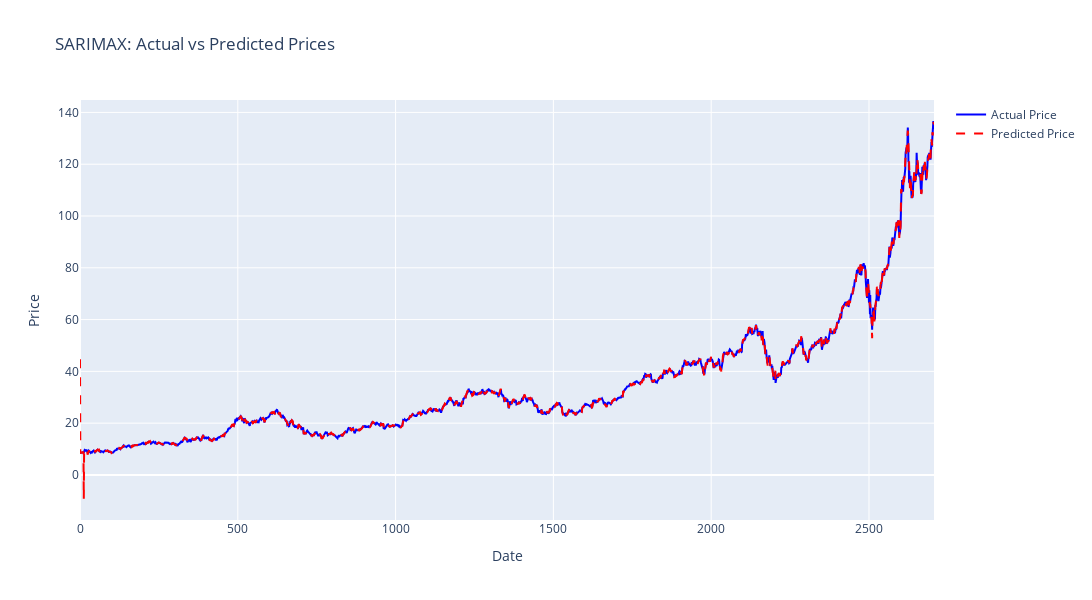
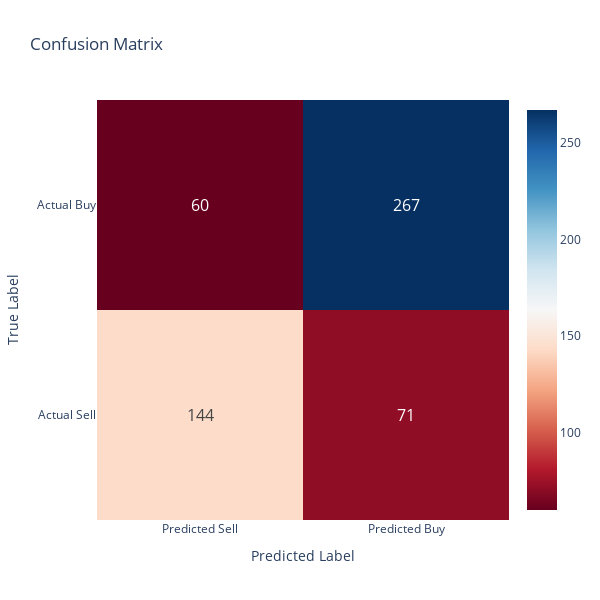
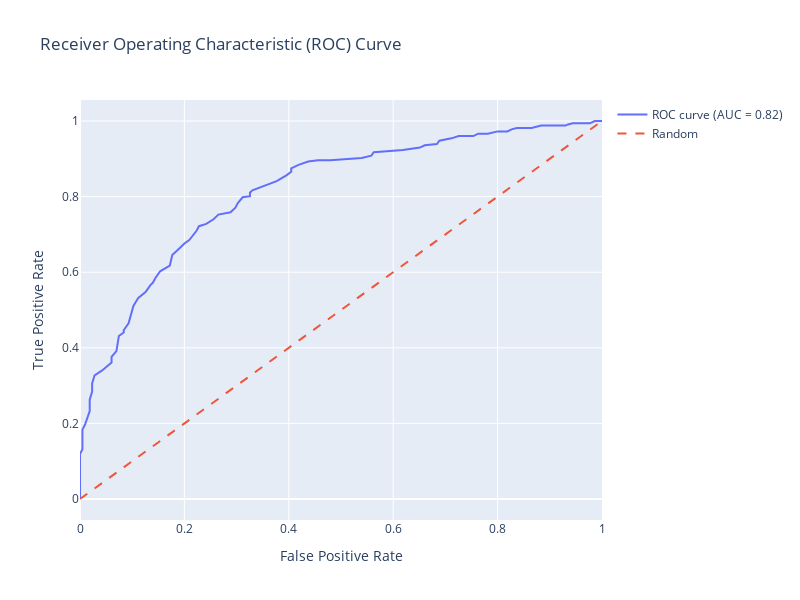
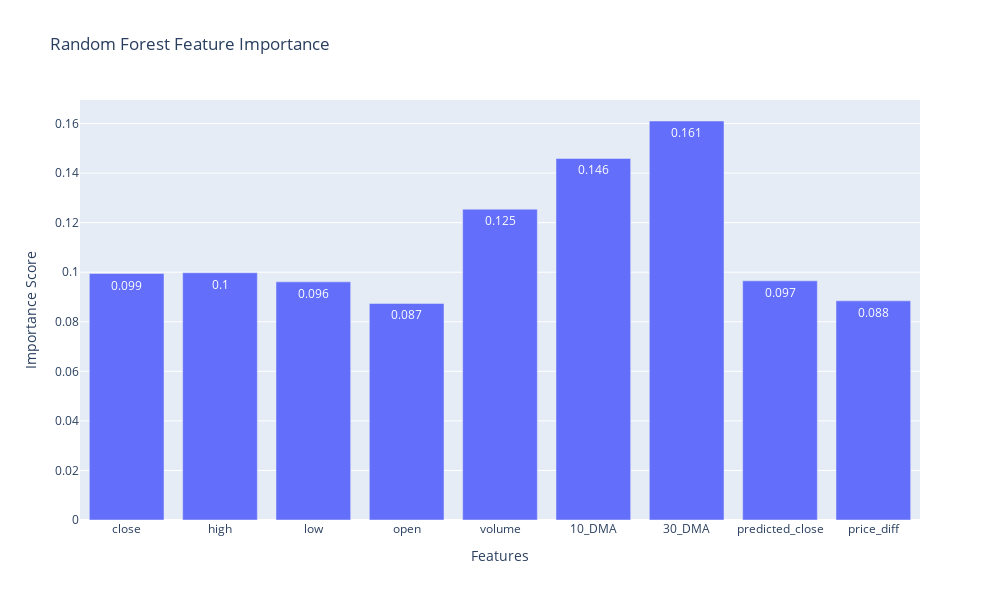

These figures' notebook cell, in order:
### Markdown cell above
## Model Components

### 1. Data Preparation
- Selects relevant features:
  - OHLC prices
  - Volume
  - Moving averages
  - Technical indicators
- Converts target variable to binary format (BUY/SELL)

### 2. Model Training
- Splits data into train/test sets
- Trains logistic regression model
- Implements cross-validation

### 3. Evaluation Metrics
- Classification report showing:
  - Precision
  - Recall
  - F1-score
  - Support
- Confusion matrix visualization
- ROC curve with AUC score
- Feature importance plot

### 4. Visualizations
- Interactive Plotly plots for all visualizations
- Clear titles and labels
- Color-coded results for better interpretation
- Includes:
  - Confusion matrix heatmap
  - ROC curve plot
  - Feature importance bar chart
  - Signal prediction overlay on price chart

### Code cell
import numpy as np
import pandas as pd
from statsmodels.tsa.statespace.sarimax import SARIMAX
from sklearn.ensemble import RandomForestClassifier
from sklearn.metrics import classification_report, confusion_matrix, roc_curve, auc
import plotly.graph_objects as go
from plotly.subplots import make_subplots

def prepare_sarimax_data(df):
    """
    Prepare data for SARIMAX model
    """
    # Prepare endogenous variable (close price)
    endog = df['close']
    
    # Prepare exogenous variables
    exog = df[['open', 'high', 'low', 'volume', '10_DMA', '30_DMA','PC1','PC2','PC3','PC4']]
    
    return endog, exog

def fit_sarimax_model(endog, exog, order=(1,1,1), seasonal_order=(1,1,1,12)):
    """
    Fit SARIMAX model
    """
    model = SARIMAX(
        endog,
        exog=exog,
        order=order,
        seasonal_order=seasonal_order
    )
    results = model.fit()
    return results

def plot_sarimax_predictions(df, actual, predicted):
    """
    Plot actual vs predicted prices
    """
    fig = go.Figure()
    
    # Plot actual prices
    fig.add_trace(go.Scatter(
        x=df.index,
        y=actual,
        name='Actual Price',
        line=dict(color='blue')
    ))
    
    # Plot predicted prices
    fig.add_trace(go.Scatter(
        x=df.index,
        y=predicted,
        name='Predicted Price',
        line=dict(color='red', dash='dash')
    ))
    
    fig.update_layout(
        title='SARIMAX: Actual vs Predicted Prices',
        xaxis_title='Date',
        yaxis_title='Price',
        width=1200,
        height=600,
        showlegend=True
    )
    
    return fig

def prepare_rf_features(df, predicted_prices):
    """
    Prepare features for Random Forest including SARIMAX predictions
    """
    df['predicted_close'] = predicted_prices
    df['price_diff'] = df['predicted_close'] - df['close']
    
    features = [
        'close', 'high', 'low', 'open', 'volume',
        '10_DMA', '30_DMA', 'predicted_close', 'price_diff',''
    ]
    
    X = df[features]
    y = (df['signal'] == 'BUY').astype(int)
    
    return X, y

def train_random_forest(X, y, test_size=0.2, random_state=42):
    """
    Train Random Forest model
    """
    X_train, X_test, y_train, y_test = train_test_split(X, y, test_size=test_size, random_state=random_state)
    
    model = RandomForestClassifier(n_estimators=100, random_state=random_state)
    model.fit(X_train, y_train)
    
    return model, X_train, X_test, y_train, y_test

def plot_feature_importance_rf(model, feature_names):
    """
    Plot Random Forest feature importance
    """
    importance = model.feature_importances_
    
    fig = go.Figure(go.Bar(
        x=feature_names,
        y=importance,
        text=importance.round(3),
        textposition='auto',
    ))
    
    fig.update_layout(
        title='Random Forest Feature Importance',
        xaxis_title='Features',
        yaxis_title='Importance Score',
        width=1000,
        height=600
    )
    
    return fig

def run_combined_model(df):
    """
    Run complete modeling pipeline (SARIMAX + Random Forest)
    """
    # SARIMAX modeling
    print("Fitting SARIMAX model...")
    endog, exog = prepare_sarimax_data(df)
    sarimax_results = fit_sarimax_model(endog, exog)
    
    # Get predictions
    predicted_prices = sarimax_results.predict()
    
    # Plot SARIMAX results
    sarimax_fig = plot_sarimax_predictions(df, endog, predicted_prices)
    sarimax_fig.show()
    
    # Random Forest modeling
    print("\nTraining Random Forest model...")
    X, y = prepare_rf_features(df, predicted_prices)
    rf_model, X_train, X_test, y_train, y_test = train_random_forest(X, y)
    
    # Evaluate Random Forest
    y_pred = rf_model.predict(X_test)
    y_pred_proba = rf_model.predict_proba(X_test)[:, 1]
    
    # Print classification report
    print("\nRandom Forest Classification Report:")
    print(classification_report(y_test, y_pred))
    
    # Plot confusion matrix
    cm_fig = plot_confusion_matrix(y_test, y_pred)
    cm_fig.show()
    
    # Plot ROC curve
    roc_fig = plot_roc_curve(y_test, y_pred_proba)
    roc_fig.show()
    
    # Plot feature importance
    importance_fig = plot_feature_importance_rf(rf_model, X.columns)
    importance_fig.show()
    
    return sarimax_results, rf_model, predicted_prices, y_pred, y_pred_proba

def plot_trading_signals(df, predicted_signals, test_indices):
    """
    Plot actual price with predicted trading signals
    """
    fig = go.Figure()
    
    # Plot price
    fig.add_trace(go.Scatter(
        x=df.index[test_indices],
        y=df['close'].iloc[test_indices],
        name='Close Price',
        line=dict(color='blue')
    ))
    
    # Plot buy signals
    buy_signals = test_indices[predicted_signals == 1]
    fig.add_trace(go.Scatter(
        x=df.index[buy_signals],
        y=df['close'].iloc[buy_signals],
        mode='markers',
        name='Buy Signal',
        marker=dict(
            symbol='triangle-up',
            size=12,
            color='green'
        )
    ))
    
    # Plot sell signals
    sell_signals = test_indices[predicted_signals == 0]
    fig.add_trace(go.Scatter(
        x=df.index[sell_signals],
        y=df['close'].iloc[sell_signals],
        mode='markers',
        name='Sell Signal',
        marker=dict(
            symbol='triangle-down',
            size=12,
            color='red'
        )
    ))
    
    fig.update_layout(
        title='Predicted Trading Signals',
        xaxis_title='Date',
        yaxis_title='Price',
        width=1200,
        height=600,
        showlegend=True
    )
    
    return fig

# Run the complete pipeline
sarimax_model, rf_model, predicted_prices, y_pred, y_pred_proba = run_combined_model(df_overall)

# Plot final trading signals
test_indices = np.arange(len(df_overall))[-len(y_pred):]  # Get test set indices
signals_fig = plot_trading_signals(df_overall, y_pred, test_indices)
signals_fig.show()

### Figure 1 — Plotly figure (JSON) as saved in the notebook; plotly's stock layout.template omitted (floating-point values rounded to 4 significant figures; data arrays with more than 128 entries replaced by an {"elided": "..."} marker saying what was removed)
{"data": [{"line": {"color": "blue"}, "name": "Actual Price", "type": "scatter", "x": {"elided": "2707 int values"}, "y": {"elided": "2707 float values"}}, {"line": {"color": "red", "dash": "dash"}, "name": "Predicted Price", "type": "scatter", "x": {"elided": "2707 int values"}, "y": {"elided": "2707 float values"}}], "layout": {"height": 600, "showlegend": true, "title": {"text": "SARIMAX: Actual vs Predicted Prices"}, "width": 1200, "xaxis": {"title": {"text": "Date"}}, "yaxis": {"title": {"text": "Price"}}}}

### Figure 2 — Plotly figure (JSON) as saved in the notebook; plotly's stock layout.template omitted (floating-point values rounded to 4 significant figures)
{"data": [{"colorscale": [[0, "rgb(103,0,31)"], [0.1, "rgb(178,24,43)"], [0.2, "rgb(214,96,77)"], [0.3, "rgb(244,165,130)"], [0.4, "rgb(253,219,199)"], [0.5, "rgb(247,247,247)"], [0.6, "rgb(209,229,240)"], [0.7, "rgb(146,197,222)"], [0.8, "rgb(67,147,195)"], [0.9, "rgb(33,102,172)"], [1, "rgb(5,48,97)"]], "text": [[144, 71], [60, 267]], "textfont": {"size": 16}, "texttemplate": "%{text}", "type": "heatmap", "x": ["Predicted Sell", "Predicted Buy"], "y": ["Actual Sell", "Actual Buy"], "z": [[144, 71], [60, 267]]}], "layout": {"height": 600, "title": {"text": "Confusion Matrix"}, "width": 600, "xaxis": {"title": {"text": "Predicted Label"}}, "yaxis": {"title": {"text": "True Label"}}}}

### Figure 3 — Plotly figure (JSON) as saved in the notebook; plotly's stock layout.template omitted (floating-point values rounded to 4 significant figures)
{"data": [{"mode": "lines", "name": "ROC curve (AUC = 0.82)", "type": "scatter", "x": [0, 0, 0, 0, 0, 0, 0, 0.004651, 0.004651, 0.004651, 0.009302, 0.0186, 0.0186, 0.0186, 0.02326, 0.02326, 0.02791, 0.04186, 0.06047, 0.06047, 0.06977, 0.07442, 0.08372, 0.08372, 0.09302, 0.09767, 0.1023, 0.1116, 0.1256, 0.1349, 0.1395, 0.1442, 0.1535, 0.1721, 0.1767, 0.1907, 0.2, 0.2093, 0.2233, 0.2279, 0.2419, 0.2558, 0.2651, 0.2884, 0.2977, 0.3023, 0.3116, 0.3256, 0.3256, 0.3302, 0.3674, 0.3767, 0.3953, 0.4047, 0.4047, 0.4186, 0.4372, 0.4558, 0.4791, 0.5023, 0.5395, 0.5581, 0.5628, 0.6186, 0.6372, 0.6512, 0.6605, 0.6837, 0.6884, 0.7116, 0.7256, 0.7442, 0.7535, 0.7628, 0.7814, 0.8, 0.8186, 0.8279, 0.8372, 0.8651, 0.8837, 0.9209, 0.9302, 0.9349, 0.9442, 0.9535, 0.9674, 0.9767, 0.986, 1], "y": [0, 0.006116, 0.02446, 0.04893, 0.0581, 0.0948, 0.1193, 0.1315, 0.1468, 0.1835, 0.1957, 0.2324, 0.2446, 0.263, 0.2844, 0.3058, 0.3272, 0.3394, 0.3609, 0.3761, 0.3914, 0.4312, 0.4404, 0.4465, 0.4648, 0.4893, 0.5107, 0.5321, 0.5474, 0.5657, 0.5719, 0.5841, 0.6024, 0.6177, 0.6453, 0.6636, 0.6758, 0.685, 0.7095, 0.7217, 0.7278, 0.7401, 0.7523, 0.7584, 0.7706, 0.7829, 0.7982, 0.8012, 0.8104, 0.8165, 0.8349, 0.841, 0.8563, 0.8654, 0.8746, 0.8838, 0.893, 0.896, 0.896, 0.8991, 0.9021, 0.9083, 0.9174, 0.9235, 0.9266, 0.9297, 0.9358, 0.9388, 0.948, 0.9541, 0.9602, 0.9602, 0.9602, 0.9664, 0.9664, 0.9725, 0.9725, 0.9786, 0.9817, 0.9817, 0.9878, 0.9878, 0.9878, 0.9908, 0.9939, 0.9939, 0.9939, 0.9939, 1, 1]}, {"line": {"dash": "dash"}, "mode": "lines", "name": "Random", "type": "scatter", "x": [0, 1], "y": [0, 1]}], "layout": {"height": 600, "showlegend": true, "title": {"text": "Receiver Operating Characteristic (ROC) Curve"}, "width": 800, "xaxis": {"title": {"text": "False Positive Rate"}}, "yaxis": {"title": {"text": "True Positive Rate"}}}}

### Figure 4 — Plotly figure (JSON) as saved in the notebook; plotly's stock layout.template omitted (floating-point values rounded to 4 significant figures)
{"data": [{"text": [0.099, 0.1, 0.096, 0.087, 0.125, 0.146, 0.161, 0.097, 0.088], "textposition": "auto", "type": "bar", "x": ["close", "high", "low", "open", "volume", "10_DMA", "30_DMA", "predicted_close", "price_diff"], "y": [0.09945, 0.09977, 0.0961, 0.08738, 0.1254, 0.1459, 0.161, 0.09651, 0.08843]}], "layout": {"height": 600, "title": {"text": "Random Forest Feature Importance"}, "width": 1000, "xaxis": {"title": {"text": "Features"}}, "yaxis": {"title": {"text": "Importance Score"}}}}
